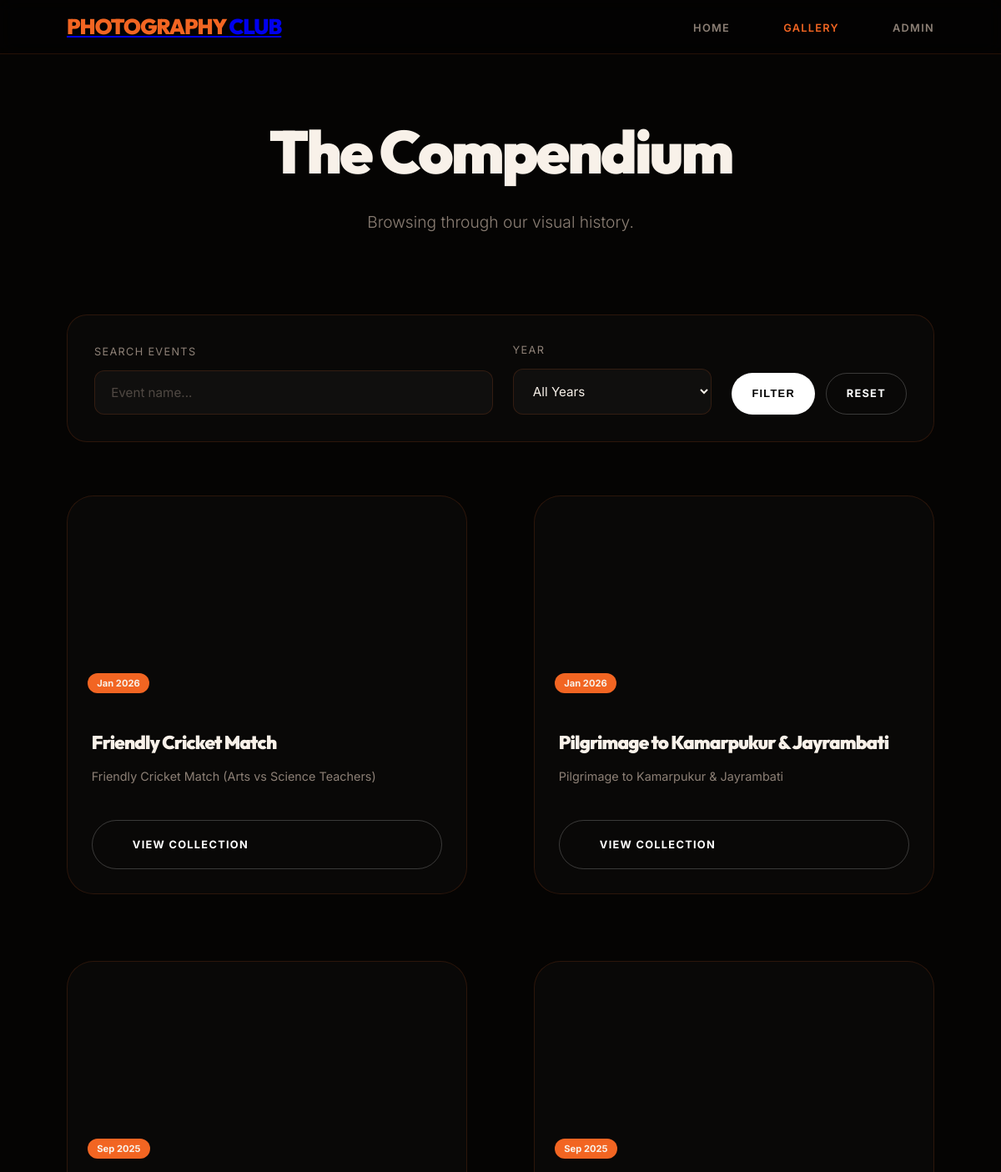
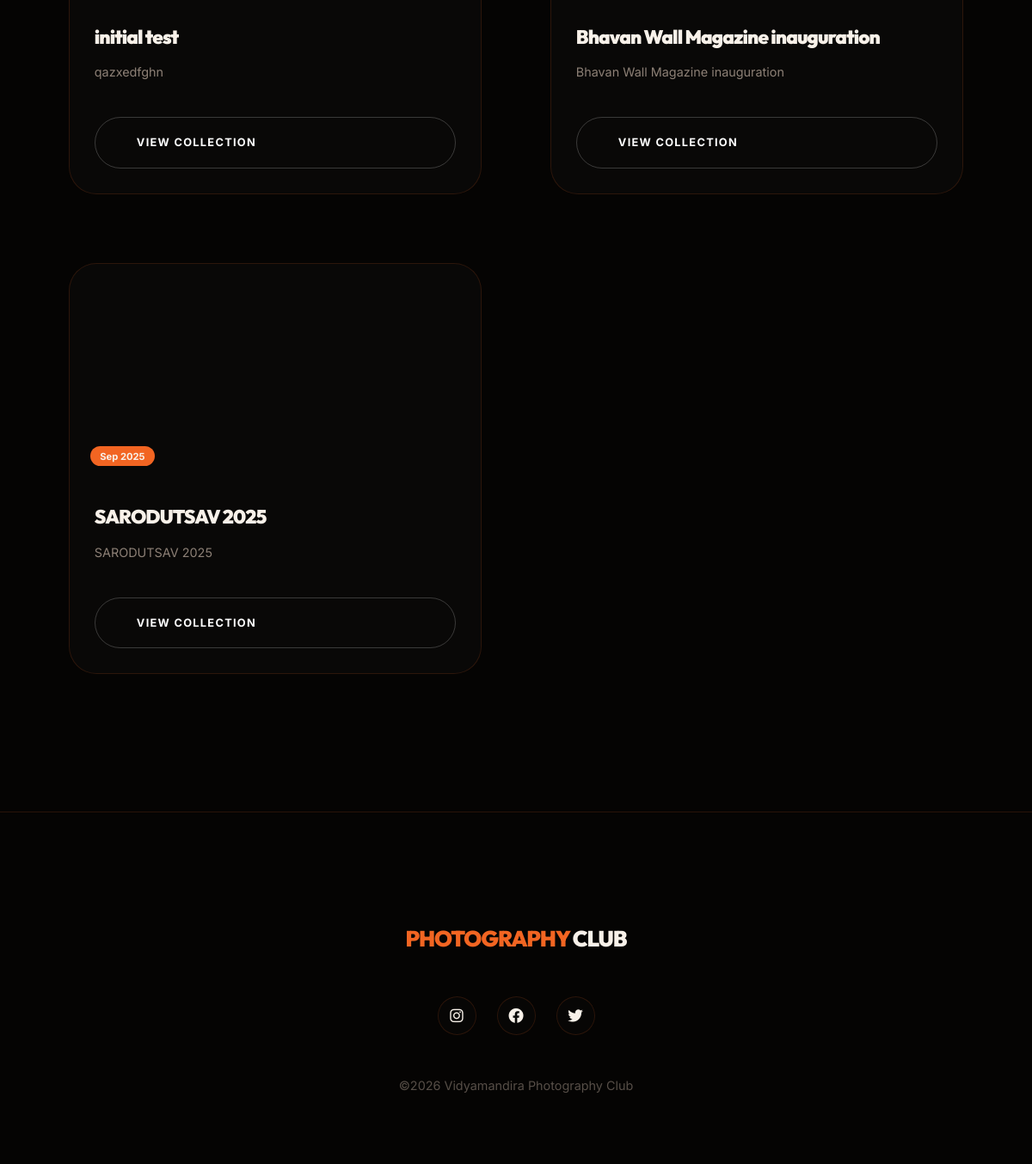
/gallery.php, run on the app's committed database (2 pictures, top to bottom).
### tables this page shows
CREATE TABLE `events` (
  `id` int(11) NOT NULL,
  `name` varchar(100) NOT NULL,
  `event_date` date NOT NULL,
  `folder_name` varchar(150) NOT NULL,
  `description` text DEFAULT NULL,
  `cover_image` varchar(255) DEFAULT NULL,
  `created_at` timestamp NOT NULL DEFAULT current_timestamp()
);

CREATE TABLE `social_links` (
  `id` int(11) NOT NULL,
  `platform` varchar(50) NOT NULL,
  `url` varchar(255) NOT NULL,
  `created_at` timestamp NOT NULL DEFAULT current_timestamp()
);

### gallery.php (the view, shortened to what this page needs)
<?php require_once 'includes/db.php'; ?>
<!DOCTYPE html>
<html lang="en">
<head>
    <link rel="stylesheet" href="assets/css/style.css?v=2.1">
</head>
<body>
    <?php include 'includes/header.php'; ?>
    <main class="container animate-up" style="min-height: 80vh; padding-top: 8rem;">
        <div style="text-align: center; margin-bottom: 6rem;">
            <h1 style="font-size: 4.5rem; margin-bottom: 1rem;">The Compendium</h1>
            <p style="color: var(--text-muted); font-size: 1.2rem; font-weight: 300;">Browsing through our visual history.</p>
        </div>
        <div class="glass" style="padding: 2rem; border-radius: 24px; margin-bottom: 4rem; display: flex; flex-wrap: wrap; gap: 1.5rem; align-items: flex-end;">
            <form method="GET" style="display: contents;">
                <div style="flex: 2; min-width: 250px;">
                    <label style="display: block; margin-bottom: 0.8rem; font-size: 0.8rem; color: var(--text-muted); text-transform: uppercase; letter-spacing: 0.1em;">Search Events</label>
                    <input type="text" name="search" placeholder="Event name..." value="<?php echo htmlspecialchars($_GET['search'] ?? ''); ?>">
                </div>
                <div style="flex: 1; min-width: 120px;">
                    <label style="display: block; margin-bottom: 0.8rem; font-size: 0.8rem; color: var(--text-muted); text-transform: uppercase; letter-spacing: 0.1em;">Year</label>
                    <select name="year" id="year-select" onchange="updateMonths()">
                        <option value="">All Years</option>
                    </select>
                </div>
                <div style="display: flex; gap: 0.8rem;">
                    <button type="submit" class="btn btn-primary" style="padding: 0.9rem 1.5rem;">Filter</button>
                    <a href="gallery.php" class="btn btn-outline" style="padding: 0.9rem 1.5rem;">Reset</a>
                </div>
            </form>
        </div>
        <div class="event-grid" style="margin-bottom: 10rem;">
            <?php
            $sql = "SELECT * FROM events WHERE 1=1";
            $params = [];
            $sql .= " ORDER BY event_date DESC";
            $stmt = $pdo->prepare($sql);
            $stmt->execute($params);
            $events = $stmt->fetchAll();
            if (empty($events)): ?>
                <div style="text-align: center; grid-column: 1/-1; padding: 5rem 0;">
                    <p style="color: var(--text-muted); font-size: 1.2rem;">No events match your criteria.</p>
                </div>
            <?php else:
                foreach ($events as $event): ?>
                    <div class="glass-card animate-up" style="overflow: hidden;">
                        <div style="height: 250px; background: url('<?php echo htmlspecialchars($event['cover_image']); ?>') center/cover; position: relative;">
                            <div style="position: absolute; bottom: 1rem; left: 1.5rem;">
                                <span style="font-size: 0.7rem; background: var(--primary); padding: 0.3rem 0.7rem; border-radius: 100px; font-weight: 700;"><?php echo date('M Y', strtotime($event['event_date'])); ?></span>
                            </div>
                        </div>
                        <div style="padding: 1.8rem;">
                            <h3 style="margin-bottom: 0.8rem; font-size: 1.4rem;"><?php echo htmlspecialchars($event['name']); ?></h3>
                            <p style="color: var(--text-muted); font-size: 0.9rem; margin-bottom: 1.5rem; height: 2.7em; overflow: hidden; display: -webkit-box; -webkit-line-clamp: 2; -webkit-box-orient: vertical;">
                                <?php echo htmlspecialchars($event['description']); ?>
                            </p>
                            <a href="event.php?id=<?php echo $event['id']; ?>" class="btn btn-outline" style="width: 100%;">View Collection</a>
                        </div>
                    </div>
                <?php endforeach; ?>
            <?php endif; ?>
        </div>
    </main>
<?php include 'includes/footer.php'; ?>
</body>
</html>

### includes/footer.php (shortened to what this page needs)
<footer>
    <div class="container footer-content">
        <div class="logo"><span>PHOTOGRAPHy </span>CLUB</div>
        <?php
        $social_stmt = $pdo->query("SELECT * FROM social_links");
        $social_links = $social_stmt->fetchAll();
        if (!empty($social_links)): ?>
            <div class="social-links">
                <?php foreach ($social_links as $link):
                    $icon = "fa-link";
                    switch(strtolower($link['platform'])) {
                        case 'instagram': $icon = "fa-brands fa-instagram"; break;
                        case 'facebook': $icon = "fa-brands fa-facebook"; break;
                        case 'twitter': $icon = "fa-brands fa-twitter"; break;
                    }
                ?>
                    <a href="<?php echo htmlspecialchars($link['url']); ?>" target="_blank" class="social-icon" title="<?php echo htmlspecialchars($link['platform']); ?>">
                        <i class="<?php echo $icon; ?>"></i>
                    </a>
                <?php endforeach; ?>
            </div>
        <?php endif; ?>
        <p class="copyright">&copy;2026 Vidyamandira Photography Club</p>
    </div>
</footer>

### assets/css/style.css (style rules this page uses)
:root { --primary: #f26522; --primary-light: #ff7e42; --primary-dim: rgba(242, 101, 34, 0.12); --bg-dark: #050403; --bg-card: #0c0a09; --text-main: #f8f1e9; --text-muted: #8d8076; --glass: rgba(255, 255, 255, 0.01); --glass-border: rgba(242, 101, 34, 0.15); --transition: all 0.6s cubic-bezier(0.16, 1, 0.3, 1); --nav-height: 65px; }
* { margin: 0; padding: 0; box-sizing: border-box; }
body { background-color: var(--bg-dark); color: var(--text-main); font-family: 'Inter', sans-serif; line-height: 1.5; overflow-x: hidden; -webkit-font-smoothing: antialiased; }
input[type="text"], input[type="password"], input[type="date"], input[type="email"], select, textarea { width: 100%; padding: 1rem 1.2rem; background: rgba(255, 255, 255, 0.03); border: 1px solid var(--glass-border); border-radius: 12px; color: var(--text-main); font-family: inherit; font-size: 0.95rem; transition: var(--transition); }
select option { background-color: var(--bg-card); color: var(--text-main); }
::placeholder { color: var(--text-muted); opacity: 0.5; }
h1, h2, h3, .logo { font-family: 'Outfit', sans-serif; letter-spacing: -0.04em; font-weight: 900; }
.container { max-width: 1400px; margin: 0 auto; padding: 0 5rem; position: relative; z-index: 10; }
.logo { font-size: 1.6rem; text-transform: uppercase; }
.logo span { color: var(--primary); }
.event-grid { display: grid; grid-template-columns: repeat(2, 1fr); gap: 5rem; }
.glass { background: rgba(255, 255, 255, 0.02); backdrop-filter: blur(20px); -webkit-backdrop-filter: blur(20px); border: 1px solid var(--glass-border); transition: var(--transition); }
.glass-card { background: rgba(255, 255, 255, 0.02); backdrop-filter: blur(40px); -webkit-backdrop-filter: blur(40px); border: 1px solid var(--glass-border); border-radius: 32px; transition: var(--transition); }
.animate-up { animation: animateUp 1.2s cubic-bezier(0.16, 1, 0.3, 1) forwards; }
.btn { padding: 1.2rem 3rem; border-radius: 100px; font-weight: 700; text-transform: uppercase; letter-spacing: 0.1em; font-size: 0.8rem; transition: var(--transition); border: none; display: inline-flex; align-items: center; gap: 1rem; text-decoration: none; }
.btn-primary { background: white; color: black; }
.btn-outline { border: 1px solid rgba(255, 255, 255, 0.2); color: white; }
footer { padding: 8rem 0 5rem; border-top: 1px solid var(--glass-border); margin-top: 5rem; }
.footer-content { display: flex; flex-direction: column; align-items: center; text-align: center; gap: 3rem; }
.social-links { display: flex; gap: 1.5rem; align-items: center; justify-content: center; }
.social-icon { width: 45px; height: 45px; background: var(--glass); border: 1px solid var(--glass-border); border-radius: 50%; display: flex; align-items: center; justify-content: center; color: var(--text-main); font-size: 1.1rem; transition: var(--transition); text-decoration: none; }
.copyright { color: var(--text-muted); font-size: 0.9rem; opacity: 0.6; }

### data on the page
events: event_date "Jan 2026", name "Friendly Cricket Match", description "Friendly Cricket Match (Arts vs Science Teachers)"
events: event_date "Jan 2026", name "Pilgrimage to Kamarpukur & Jayrambati", description "Pilgrimage to Kamarpukur & Jayrambati"
events: event_date "Sep 2025", name "initial test", description "qazxedfghn"
events: event_date "Sep 2025", name "Bhavan Wall Magazine inauguration", description "Bhavan Wall Magazine inauguration"
events: event_date "Sep 2025", name "SARODUTSAV 2025", description "SARODUTSAV 2025", $event['id'] 10 (drawn)
